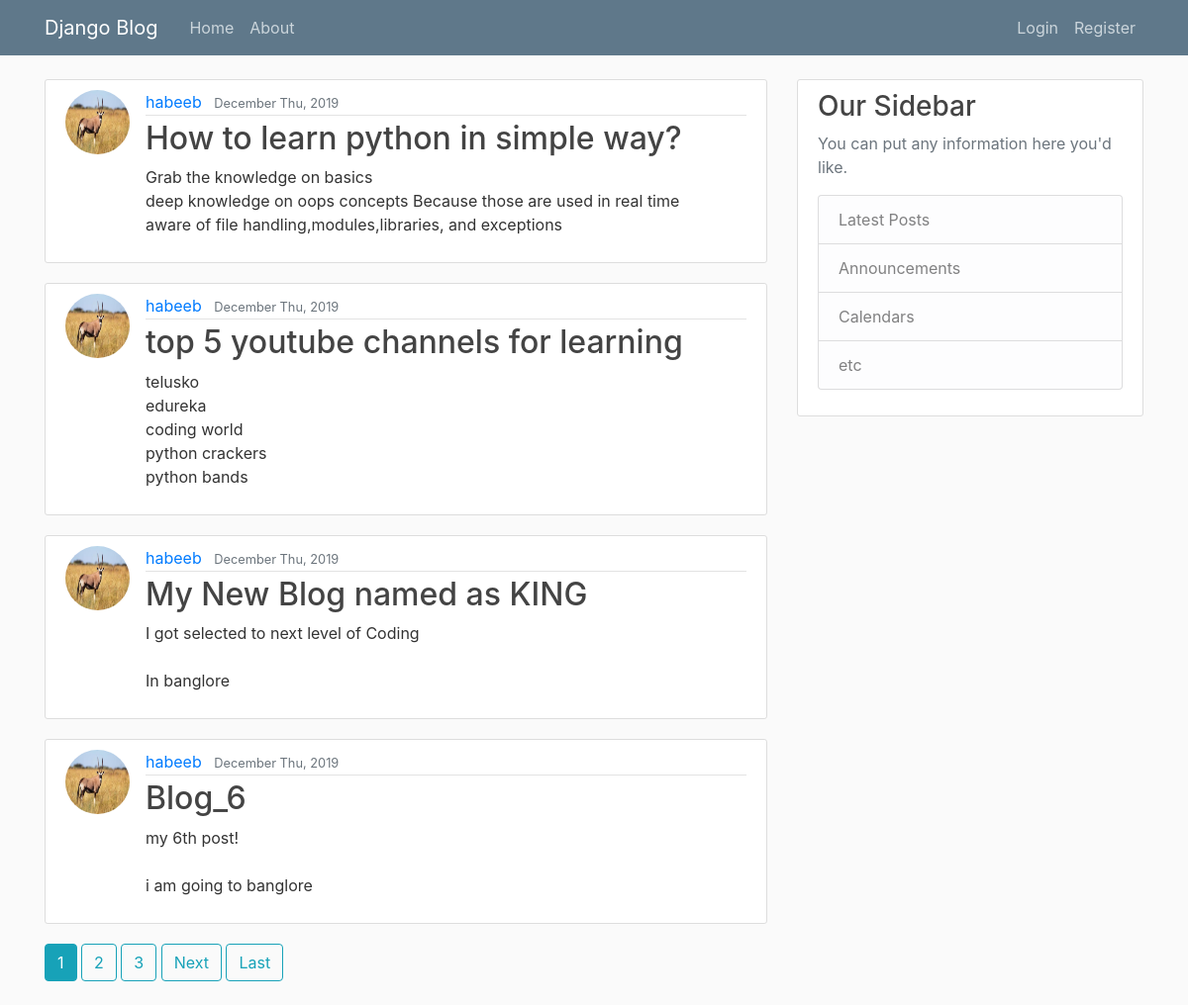
The page /user/habeeb/ on the database its author committed.
### app1/models.py (models this page shows, shortened)
class post(models.Model):
    title = models.CharField(max_length=100)
    content = models.TextField()
    date_posted = models.DateTimeField(default = timezone.now)
    author = models.ForeignKey(User,on_delete = models.CASCADE)

### users/models.py (models this page shows, shortened)
class profile(models.Model):
    user = models.OneToOneField(User,on_delete = models.CASCADE)
    image = models.ImageField(default='default.jpg',upload_to='profile_pics')

### app1/views.py (the view)
# urls.py: path('user/<str:username>/',UserPostListView.as_view(),name = 'user-posts'),#particular user posts
class UserPostListView(ListView):
    model = post
    template_name = 'app1/home.html'
    context_object_name = 'posts'
    paginate_by = 4
    def get_queryset(self):
        user = get_object_or_404(User, username = self.kwargs.get('username'))
        return post.objects.filter(author = user).order_by('-date_posted')

### app1/templates/app1/home.html (shortened to what this page needs)
{% extends 'app1/base.html' %}
{% block content %}
    {% for post in posts %}
        <article class="media content-section">
        <img class = 'rounded-circle article-img' src = {{post.author.profile.image.url}}>
            <div class="media-body">
              <div class="article-metadata">
                <a class="mr-2" href="{% url 'user-posts' post.author.username %}">{{ post.author }}</a>
                <small class="text-muted">{{ post.date_posted|date:'F D, Y' }}</small>
              </div>
              <h2><a class="article-title" href="{% url 'post-detail' post.id %}">{{ post.title }}</a></h2>
              <p class="article-content">{{ post.content }}</p>
            </div>
        </article>
    {% endfor %}
    {% if is_paginated %}
      {% for num in page_obj.paginator.page_range %}
        {% if page_obj.number == num %}
          <a class="btn btn-info mb-4" href="?page={{ num }}">{{ num }}</a>
        {% elif num > page_obj.number|add:'-3' and num < page_obj.number|add:'3' %}
          <a class="btn btn-outline-info mb-4" href="?page={{ num }}">{{ num }}</a>
        {% endif %}
      {% endfor %}
      {% if page_obj.has_next %}
        <a class="btn btn-outline-info mb-4" href="?page={{ page_obj.next_page_number }}">Next</a>
        <a class="btn btn-outline-info mb-4" href="?page={{ page_obj.paginator.num_pages }}">Last</a>
      {% endif %}
    {% endif %}
{% endblock content %}

### app1/static/app1/main.css (style rules this page uses)
body { background: #fafafa; color: #333333; margin-top: 5rem; }
h1, h2, h3, h4, h5, h6 { color: #444444; }
.content-section { background: #ffffff; padding: 10px 20px; border: 1px solid #dddddd; border-radius: 3px; margin-bottom: 20px; }
.article-title { color: #444444; }
.article-content { white-space: pre-line; }
.article-img { height: 65px; width: 65px; margin-right: 16px; }
.article-metadata { padding-bottom: 1px; margin-bottom: 4px; border-bottom: 1px solid #e3e3e3 }

### rows shown on the page
post: author.profile.image (picture), author "habeeb", date_posted "December Thu, 2019", title "How to learn python in simple way?", content "Grab the knowledge on basics deep knowledge on oops concepts Because those are used in real time aware of file handling,modules,libraries, and exceptions"
post: author.profile.image (picture), author "habeeb", date_posted "December Thu, 2019", title "top 5 youtube channels for learning", content "telusko edureka coding world python crackers python bands"
post: author.profile.image (picture), author "habeeb", date_posted "December Thu, 2019", title "My New Blog named as KING", content "I got selected to next level of Coding In banglore"
post: author.profile.image (picture), author "habeeb", date_posted "December Thu, 2019", title "Blog_6", content "my 6th post! i am going to banglore"

### other values the page prints
{{ num }} "1"
{{ num }} "2" "3"
